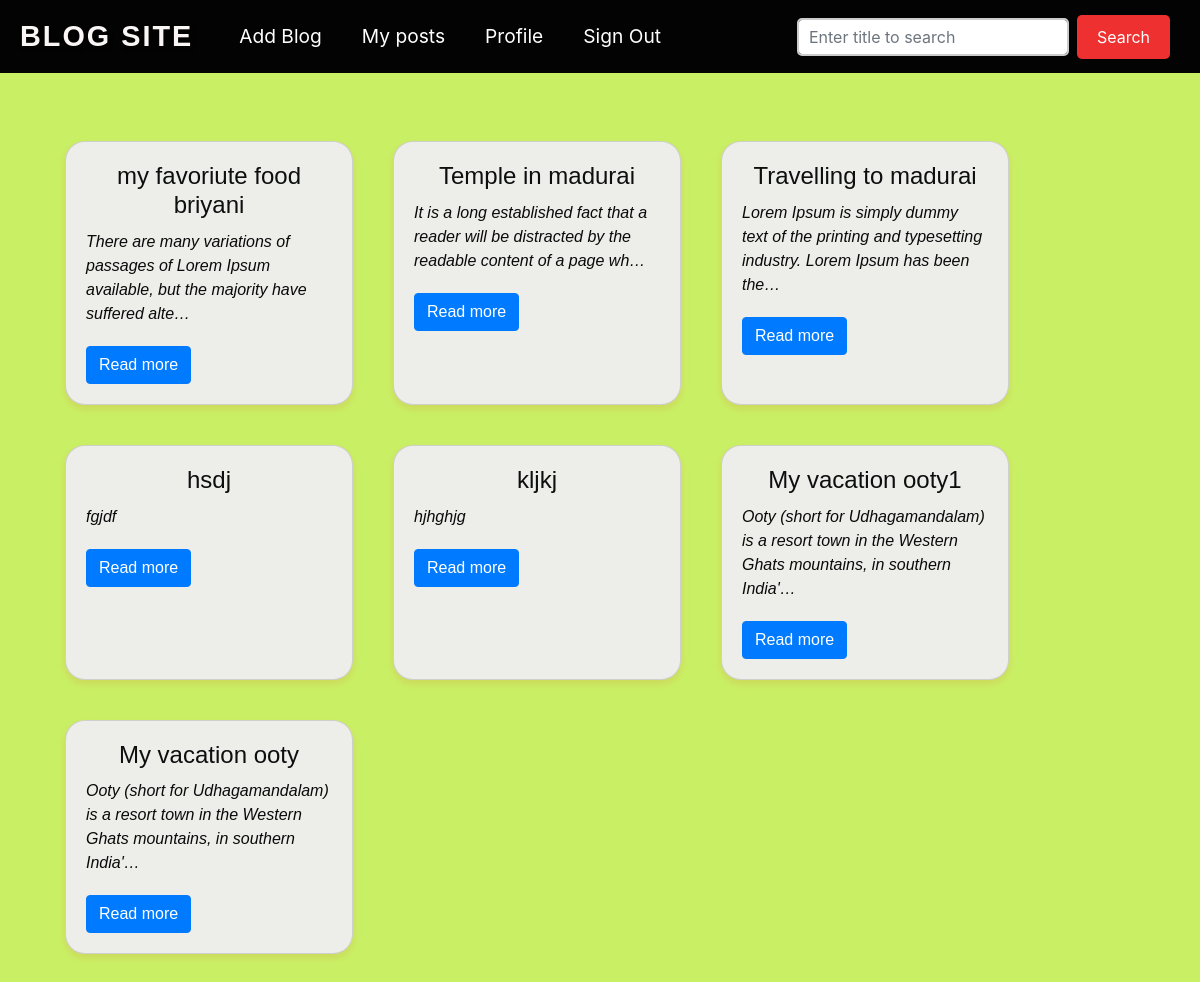
The app's page /my_post/ (signed in) with its own data.
### blog/models.py (models this page shows, shortened)
class BlogPost(models.Model):
    title = models.CharField(max_length=255)
    author = models.ForeignKey(User,on_delete=models.CASCADE)
    slug = models.CharField(max_length=50)
    content = models.TextField()
    date_time = models.DateTimeField(auto_now_add=True)

### blog/views.py (the view)
# urls.py: path('my_post/',views.my_post,name="my_post"),
@login_required(login_url='/login')
def my_post(request):
    user = request.user
    mypost = BlogPost.objects.filter(author=user).order_by('-date_time')
    data = {'mypost':mypost}
    return render(request,"mypost.html",context=data)

### blog/templates/mypost.html
{% extends 'base.html' %}
{% load static %}
{% block content %}
<link rel="stylesheet" href="{% static 'css/mypost.css' %}">
<div class="container mt-5 mb-3">
  <div class="row">
    {% for post in mypost %}
    <div class="card custom-card" style="width: 18rem;">
      <div class="card-body">
        <h5 class="card-title">{{post.title}}</h5>
        <p class="card-text">{{post.content | truncatechars:100}}</p>
        <a href="#" class="btn btn-primary">Read more</a>
      </div>
    </div>
    {% endfor %}
  </div>
</div>
{% endblock %}

### blog/static/css/mypost.css (style rules this page uses)
.custom-card { width: 25rem; border-radius: 20px; box-shadow: 0 4px 8px rgba(249, 0, 0, 0.1); overflow: hidden; background-color: #edeeea; transition: transform 0.3s ease, box-shadow 0.3s ease; margin: 20px; font-family: Arial, sans-serif; }
.custom-card .card-body { padding: 20px; }
.custom-card .card-title { font-size: 1.5rem; font-style: Bold; margin: 0 0 10px; color: #0d0e0e; text-align: center; }
.custom-card .card-text { font-size: 1rem; font-style: Italic; margin-bottom: 20px; color: #0a0a0a; }

### blog/templates/base.html (style rules this page uses)
body { background-color: #c9f065; }

### records on screen
BlogPost: title "my favoriute food briyani", content "There are many variations of passages of Lorem Ipsum available, but the majority have suffered alte…"
BlogPost: title "Temple in madurai", content "It is a long established fact that a reader will be distracted by the readable content of a page wh…"
BlogPost: title "Travelling to madurai", content "Lorem Ipsum is simply dummy text of the printing and typesetting industry. Lorem Ipsum has been the…"
BlogPost: title "hsdj", content "fgjdf"
BlogPost: title "kljkj", content "hjhghjg"
BlogPost: title "My vacation ooty1", content "Ooty (short for Udhagamandalam) is a resort town in the Western Ghats mountains, in southern India'…"
BlogPost: title "My vacation ooty", content "Ooty (short for Udhagamandalam) is a resort town in the Western Ghats mountains, in southern India'…"
